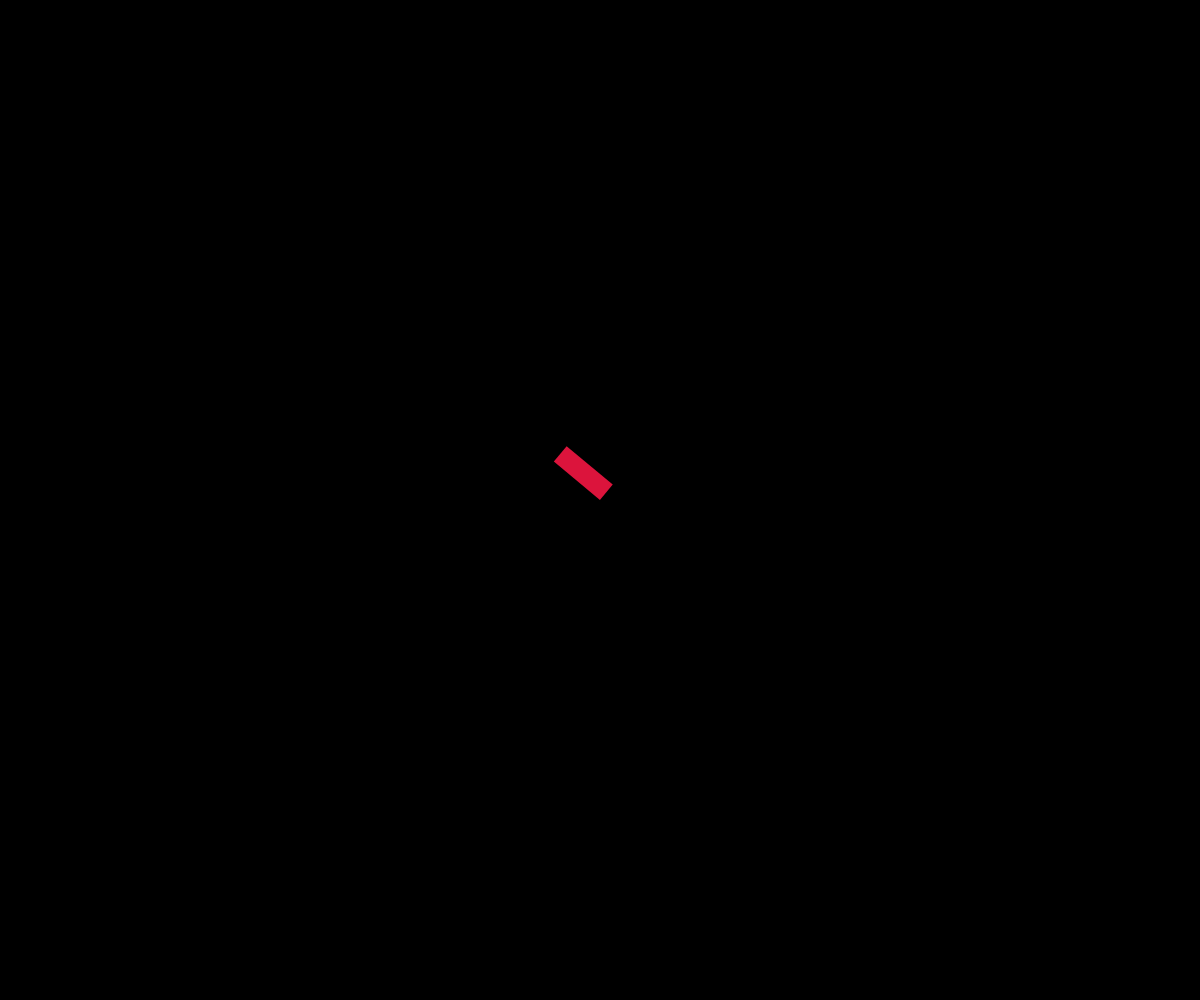
Frame 1 (no input)
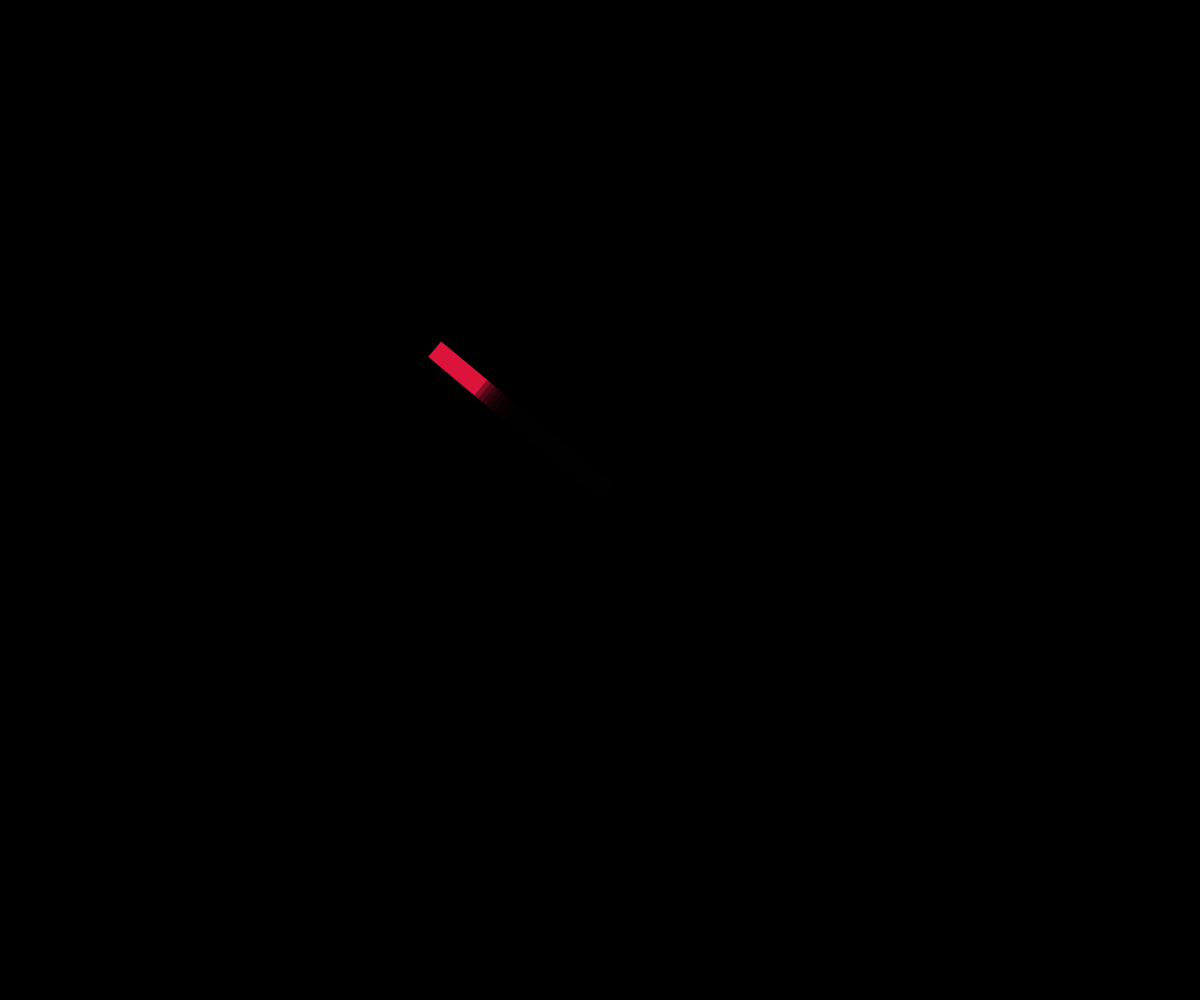
Frame 60 (no input)
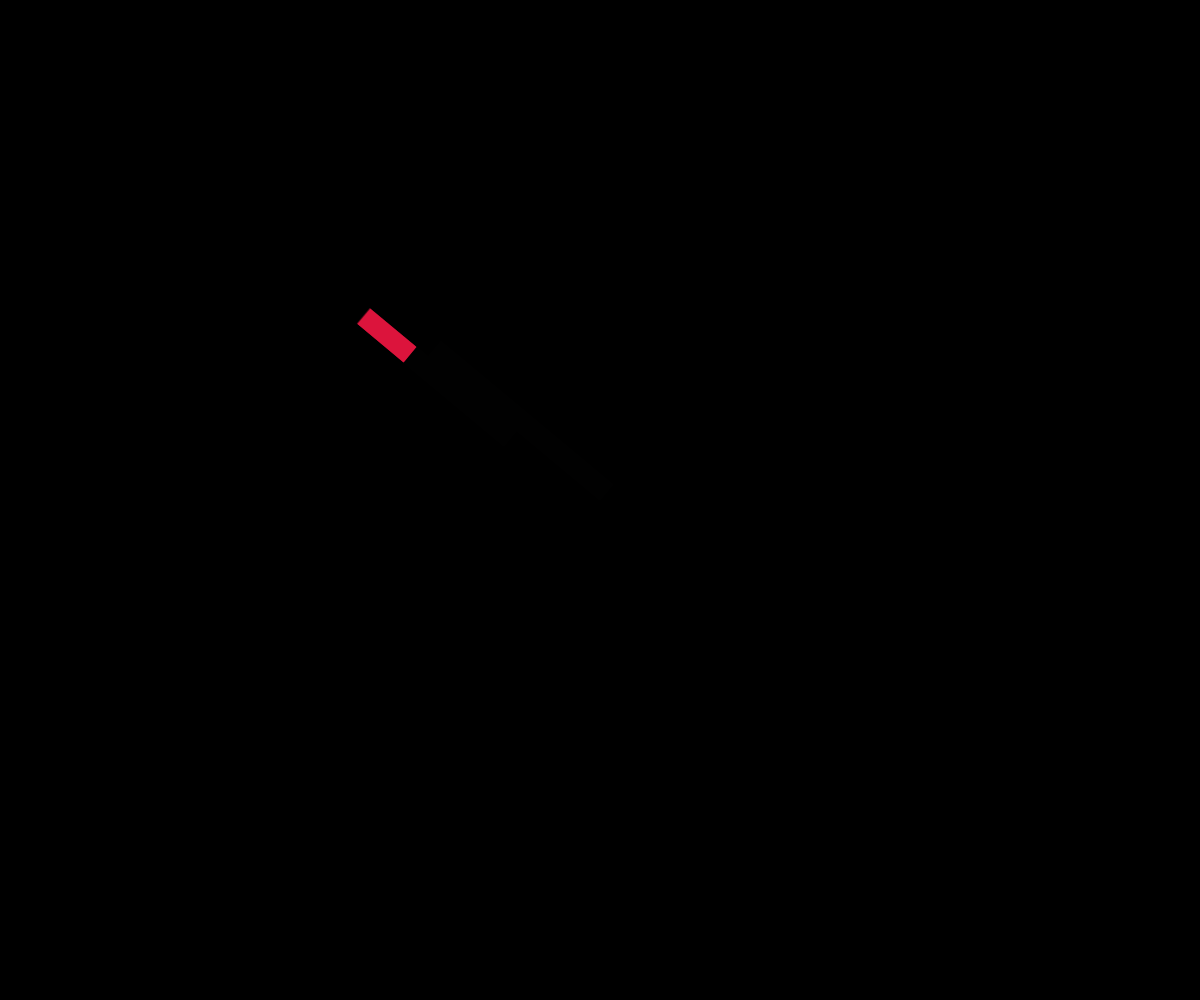
Frame 120 (the mouse pressed at the canvas centre since frame 60)

The p5.js sketch that drew these frames (run headless with seeded random() and noise() and a simulated clock; from frame 60 on, the mouse is pressed at the canvas centre):

// p5.js sketch
// ── sketch.js
// ------------------------------------------------- //
// 04/04/2018
// Evan MacHale - N00150552
// Interactive Graphics Module Year 3
// The Nature of Code by Daniel Shiffman
// Oscillation // Pointing in the Direction of Movement
// http://natureofcode.com/book/chapter-3-oscillation/
// ------------------------------------------------- //
var Mover = function () {
  // Characteristics
  this.position = createVector(width / 2, height / 2);
  this.velocity = createVector(0, 0);
  this.acceleration = 0;
  this.topspeed = 5;
  // Behaviours
  this.update = function () {
    var mouse = createVector(mouseX, mouseY);
    var dir = p5.Vector.sub(mouse, this.position);
    dir.normalize();
    dir.mult(0.09);
    this.acceleration = dir;
    this.velocity.add(this.acceleration);
    this.velocity.limit(this.topspeed);
    this.position.add(this.velocity);
  }
  this.display = function () {
    noStroke();
    fill('crimson');
    var angle = this.acceleration.heading();
    push();
    translate(this.position.x, this.position.y);
    rotate(angle);
    rect(0,0,60,20);
    pop();
  }
  this.checkEdges = function () {
    if (this.position.x > width) {
    this.position.x = 0;
    } else if (this.position.x < 0) {
    this.position.x = width;
    }

    if (this.position.y > height) {
    this.position.y = 0;
    } else if (this.position.y < 0) {
    this.position.y = height;
    }
  }
}

// ------------------------------------------------- //
var mover;

function setup() {
  createCanvas(windowWidth,windowHeight);
  background(0);
  mover = new Mover();
}

// ------------------------------------------------- //
function draw() {
  noStroke();
  fill(0,100);
  rect(0,0,windowWidth,windowHeight);
  mover.checkEdges();
  mover.update();
  mover.display();
}
